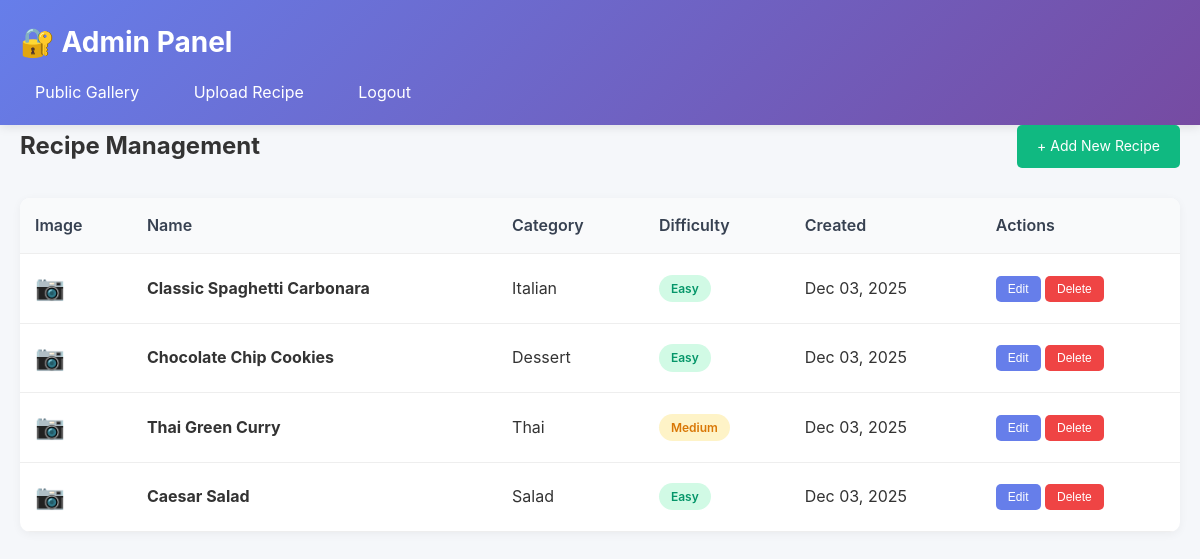
Page /admin/ (signed in) on the committed database.
### tables this page shows
CREATE TABLE IF NOT EXISTS recipes (
    id INT AUTO_INCREMENT PRIMARY KEY,
    name VARCHAR(200) NOT NULL,
    description TEXT,
    ingredients TEXT NOT NULL,
    instructions TEXT NOT NULL,
    prep_time INT,   
    cook_time INT,   
    servings INT DEFAULT 1,
    difficulty ENUM('easy', 'medium', 'hard') DEFAULT 'medium',
    category VARCHAR(50),
    image_key VARCHAR(255),   
    image_url TEXT,   
    created_at TIMESTAMP DEFAULT CURRENT_TIMESTAMP,
    updated_at TIMESTAMP DEFAULT CURRENT_TIMESTAMP ON UPDATE CURRENT_TIMESTAMP,
    INDEX idx_category (category),
    INDEX idx_difficulty (difficulty),
    INDEX idx_created (created_at)
);

### src/config/session.php (called while the page is built, shortened)
<?php
function isAdminLoggedIn() {
    return isset($_SESSION['admin_logged_in']) && $_SESSION['admin_logged_in'] === true;
}

### src/admin/index.php (the view, shortened to what this page needs)
<?php
require_once '../config/session.php';
$isLoggedIn = isAdminLoggedIn();
if ($isLoggedIn) {
    try {
        $pdo = getDatabaseConnection();
        $stmt = $pdo->query('SELECT * FROM recipes ORDER BY created_at DESC');
        $recipes = $stmt->fetchAll();
    } catch (Exception $e) {
        $recipes = [];
        $error = $e->getMessage();
    }
}
?>
<!DOCTYPE html>
<html lang="en">
<head>
    <link rel="stylesheet" href="/assets/css/style.css">
</head>
<body>
    <header>
        <div class="container">
            <h1>🔐 Admin Panel</h1>
            <nav>
                <a href="/">Public Gallery</a>
                <?php if ($isLoggedIn): ?>
                <a href="/admin/upload.php">Upload Recipe</a>
                <a href="/admin/?logout=1">Logout</a>
                <?php endif; ?>
            </nav>
        </div>
    </header>
    <main class="container">
        <?php if (!$isLoggedIn): ?>
        <div class="login-container">
            <div class="login-box">
                <h2>Admin Login</h2>
                <?php if (isset($loginError)): ?>
                <div class="alert alert-error"><?php echo $loginError; ?></div>
                <?php endif; ?>
                <form method="POST">
                    <div class="form-group">
                        <label>Username</label>
                        <input type="text" name="username" required value="admin">
                    </div>
                    <div class="form-group">
                        <label>Password</label>
                        <input type="password" name="password" required placeholder="admin123">
                    </div>
                    <button type="submit" name="login" class="btn btn-primary">Login</button>
                </form>
                <p class="hint">Default credentials: admin / admin123</p>
            </div>
        </div>
        <?php else: ?>
        <div class="admin-header">
            <h2>Recipe Management</h2>
            <a href="/admin/upload.php" class="btn btn-success">+ Add New Recipe</a>
        </div>
        <div class="admin-table">
            <table>
                <thead>
                    <tr>
                        <th>Image</th>
                        <th>Name</th>
                        <th>Category</th>
                        <th>Difficulty</th>
                        <th>Created</th>
                        <th>Actions</th>
                    </tr>
                </thead>
                <tbody>
                    <?php if (empty($recipes)): ?>
                    <tr>
                        <td colspan="6" class="text-center">No recipes found. <a href="/admin/upload.php">Add one now!</a></td>
                    </tr>
                    <?php else: ?>
                        <?php foreach ($recipes as $recipe): ?>
                        <tr>
                            <td>
                                <?php if ($recipe['image_url']): ?>
                                <img src="<?php echo htmlspecialchars($recipe['image_url']); ?>"
                                     alt="<?php echo htmlspecialchars($recipe['name']); ?>"
                                     class="table-thumb">
                                <?php else: ?>
                                <span class="no-image">📷</span>
                                <?php endif; ?>
                            </td>
                            <td><strong><?php echo htmlspecialchars($recipe['name']); ?></strong></td>
                            <td><?php echo htmlspecialchars($recipe['category'] ?: '-'); ?></td>
                            <td><span class="badge badge-<?php echo $recipe['difficulty']; ?>"><?php echo ucfirst($recipe['difficulty']); ?></span></td>
                            <td><?php echo date('M d, Y', strtotime($recipe['created_at'])); ?></td>
                            <td>
                                <button onclick="editRecipe(<?php echo $recipe['id']; ?>)" class="btn btn-sm">Edit</button>
                                <button onclick="deleteRecipe(<?php echo $recipe['id']; ?>)" class="btn btn-sm btn-danger">Delete</button>
                            </td>
                        </tr>
                        <?php endforeach; ?>
                    <?php endif; ?>
                </tbody>
            </table>
        </div>
        <?php endif; ?>
    </main>
</body>
</html>

### src/assets/css/style.css (style rules this page uses)
* { margin: 0; padding: 0; box-sizing: border-box; }
body { font-family: -apple-system, BlinkMacSystemFont, 'Segoe UI', Roboto, Oxygen, Ubuntu, Cantarell, sans-serif; background: #f5f7fa; color: #333; line-height: 1.6; }
.container { max-width: 1200px; margin: 0 auto; padding: 0 20px; }
header { background: linear-gradient(135deg, #667eea 0%, #764ba2 100%); color: white; padding: 20px 0; box-shadow: 0 2px 10px rgba(0,0,0,0.1); }
header h1 { font-size: 28px; margin-bottom: 5px; }
header nav { margin-top: 15px; }
header nav a { color: white; text-decoration: none; margin-right: 20px; padding: 8px 15px; border-radius: 5px; transition: background 0.3s; }
main { padding: 40px 0; min-height: calc(100vh - 200px); }
.badge { display: inline-block; padding: 4px 12px; border-radius: 20px; font-size: 12px; font-weight: 600; background: #e0e7ff; color: #667eea; }
.badge-easy { background: #d1fae5; color: #059669; }
.badge-medium { background: #fef3c7; color: #d97706; }
.btn { display: inline-block; padding: 10px 20px; background: #667eea; color: white; text-decoration: none; border: none; border-radius: 5px; cursor: pointer; font-size: 14px; transition: background 0.3s; }
.btn-success { background: #10b981; }
.btn-danger { background: #ef4444; }
.btn-sm { padding: 6px 12px; font-size: 12px; }
.admin-header { display: flex; justify-content: space-between; align-items: center; margin-bottom: 30px; }
.admin-table { background: white; border-radius: 10px; overflow: hidden; box-shadow: 0 2px 10px rgba(0,0,0,0.05); }
table { width: 100%; border-collapse: collapse; }
table th, table td { padding: 15px; text-align: left; border-bottom: 1px solid #eee; }
table th { background: #f9fafb; font-weight: 600; color: #374151; }
.no-image { font-size: 24px; }

### rows in the picture
recipes: name "Classic Spaghetti Carbonara", category "Italian", difficulty "Easy", created_at "Dec 03, 2025"
recipes: name "Chocolate Chip Cookies", category "Dessert", difficulty "Easy", created_at "Dec 03, 2025"
recipes: name "Thai Green Curry", category "Thai", difficulty "Medium", created_at "Dec 03, 2025"
recipes: name "Caesar Salad", category "Salad", difficulty "Easy", created_at "Dec 03, 2025"
